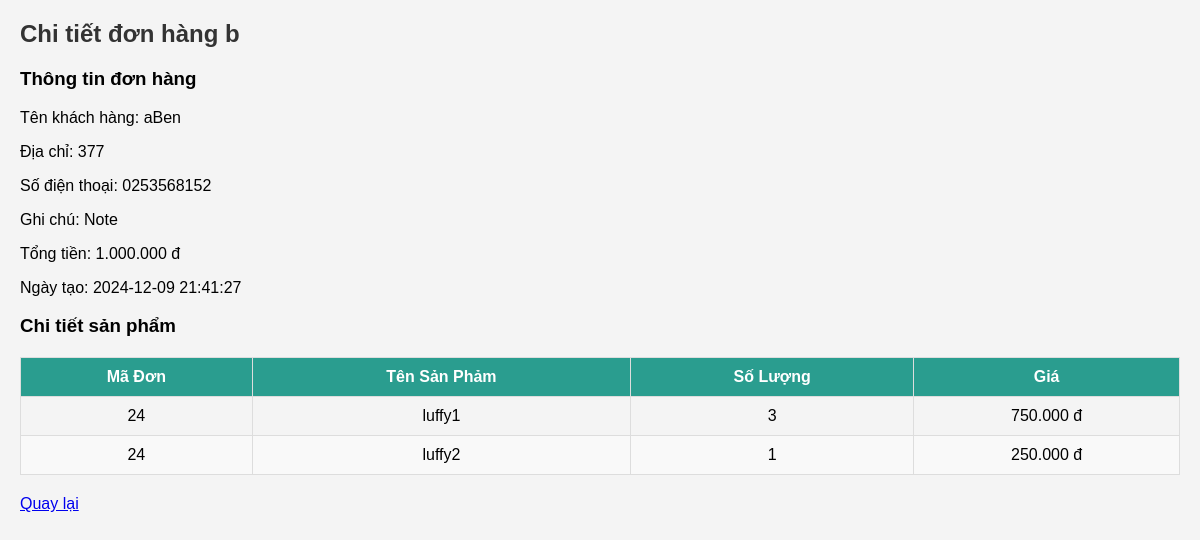
The app's page /admin/modules/quanlydonhang/data.php?id=24 with its own data.
### tables this page shows
CREATE TABLE IF NOT EXISTS `tbl_order` (
  `id` int NOT NULL AUTO_INCREMENT,
  `id_user` int NOT NULL,
  `customer_name` varchar(255) DEFAULT NULL,
  `customer_address` text,
  `customer_phone` varchar(15) DEFAULT NULL,
  `notes` text,
  `total_price` decimal(10,2) DEFAULT NULL,
  `payment_id` int NOT NULL,
  `created_at` datetime DEFAULT CURRENT_TIMESTAMP,
  PRIMARY KEY (`id`),
  KEY `fk_user_ord` (`id_user`),
  KEY `fk_user_pay` (`payment_id`)
);

CREATE TABLE IF NOT EXISTS `tbl_users` (
  `id_user` int NOT NULL AUTO_INCREMENT,
  `name` varchar(255) NOT NULL,
  `email` varchar(255) NOT NULL,
  `password` varchar(255) NOT NULL,
  `role` enum('user','admin') NOT NULL,
  PRIMARY KEY (`id_user`)
);

CREATE TABLE IF NOT EXISTS `tbl_order_details` (
  `id` int NOT NULL AUTO_INCREMENT,
  `order_id` int DEFAULT NULL,
  `product_id` int DEFAULT NULL,
  `quantity` int DEFAULT NULL,
  `price` decimal(10,2) DEFAULT NULL,
  PRIMARY KEY (`id`),
  KEY `order_id` (`order_id`),
  KEY `fk_prod_itemOrd` (`product_id`)
);

CREATE TABLE IF NOT EXISTS `tbl_products` (
  `id_product` int NOT NULL AUTO_INCREMENT,
  `namepro` varchar(255) NOT NULL,
  `description` text NOT NULL,
  `price` decimal(10,2) NOT NULL,
  `stock` int NOT NULL,
  `id_category` int NOT NULL,
  `image` varchar(50) NOT NULL,
  PRIMARY KEY (`id_product`),
  KEY `id_category` (`id_category`)
);

### admin/modules/quanlydonhang/data.php (the view, shortened to what this page needs)
<?php
require_once dirname(dirname(__DIR__)) . "/config/config.php";
if (isset($_GET['id'])) {
    $orderId = $_GET['id'];
    try {
        $sql_order = " SELECT tbl_users.email ,tbl_order.id,tbl_order.customer_name,tbl_order.customer_address,tbl_order.customer_phone,tbl_order.notes,tbl_order.total_price,tbl_order.total_price,tbl_order.created_at
        FROM tbl_users JOIN tbl_order ON tbl_users.id_user = tbl_order.id_user WHERE id = :id";
        $stmt_order = $pdo->prepare($sql_order);
        $stmt_order->execute(['id' => $orderId]);
        $order = $stmt_order->fetch(PDO::FETCH_ASSOC);
        $sql_order_details = "SELECT tbl_products.namepro , tbl_order_details.quantity ,tbl_order_details.price , tbl_order_details.order_id
        FROM tbl_order_details JOIN tbl_products ON tbl_order_details.product_id = tbl_products.id_product  WHERE order_id = :order_id";
        $stmt_order_details = $pdo->prepare($sql_order_details);
        $stmt_order_details->execute(['order_id' => $orderId]);
        $order_details = $stmt_order_details->fetchAll(PDO::FETCH_ASSOC);
    } catch (PDOException $e) {
        echo "Lỗi truy vấn: " . $e->getMessage();
        exit;
    }
} else {
}
?>
<!DOCTYPE html>
<html lang="vi">
<head>
</head>
<body>
    <h2>Chi tiết đơn hàng  <?php echo htmlspecialchars($order['email']); ?></h2>
    <h3>Thông tin đơn hàng</h3>
    <p>Tên khách hàng: <?php echo htmlspecialchars($order['customer_name']); ?></p>
    <p>Địa chỉ: <?php echo htmlspecialchars($order['customer_address']); ?></p>
    <p>Số điện thoại: <?php echo htmlspecialchars($order['customer_phone']); ?></p>
    <p>Ghi chú: <?php echo htmlspecialchars($order['notes']); ?></p>
    <p>Tổng tiền: <?php echo number_format($order['total_price'], 0, ',', '.'); ?> đ</p>
    <p>Ngày tạo: <?php echo htmlspecialchars($order['created_at']); ?></p>
    <h3>Chi tiết sản phẩm</h3>
    <table>
        <thead>
            <tr>
                <th>Mã Đơn</th>
                <th>Tên Sản Phảm</th>
                <th>Số Lượng</th>
                <th>Giá</th>
            </tr>
        </thead>
        <tbody>
            <?php foreach ($order_details as $detail): ?>
                <tr>
                    <td><?php echo htmlspecialchars($detail['order_id']); ?></td>
                    <td><?php echo htmlspecialchars($detail['namepro']); ?></td>
                    <td><?php echo htmlspecialchars($detail['quantity']); ?></td>
                    <td><?php echo number_format($detail['price'], 0, ',', '.'); ?> đ</td>
                </tr>
            <?php endforeach; ?>
        </tbody>
    </table>
    <a href="/admin/index.php?action=quanlydonhang&query=them">Quay lại</a>
</body>
</html>

### admin/modules/quanlydonhang/data.php (style rules this page uses)
body { font-family: Arial, sans-serif; margin: 20px; padding: 0; background-color: #f4f4f4; }
h2 { color: #333; }
table { width: 100%; border-collapse: collapse; margin: 20px 0; }
table th, table td { border: 1px solid #ddd; padding: 10px; text-align: center; }
table th { background-color: #2a9d8f; color: white; }
tr:nth-child(even) { background-color: #f9f9f9; }

### records on screen
tbl_order: id_user.email "b", customer_name "aBen", customer_address "377", customer_phone "0253568152", notes "Note", total_price "1.000.000", created_at "2024-12-09 21:41:27"
tbl_order_details: order "24", product.namepro "luffy1", quantity "3", price "750.000"
tbl_order_details: order "24", product.namepro "luffy2", quantity "1", price "250.000"
